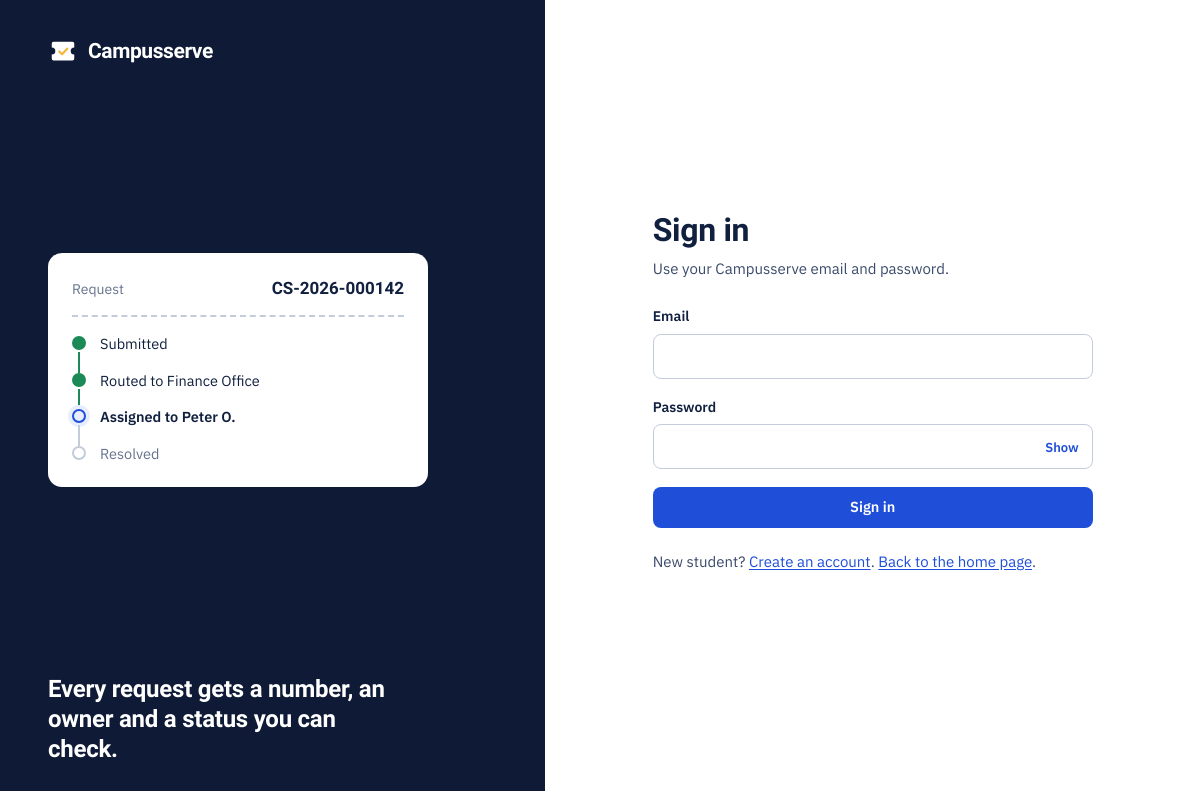
/index.php?r=auth/login, run on an earlier commit of the app's database.
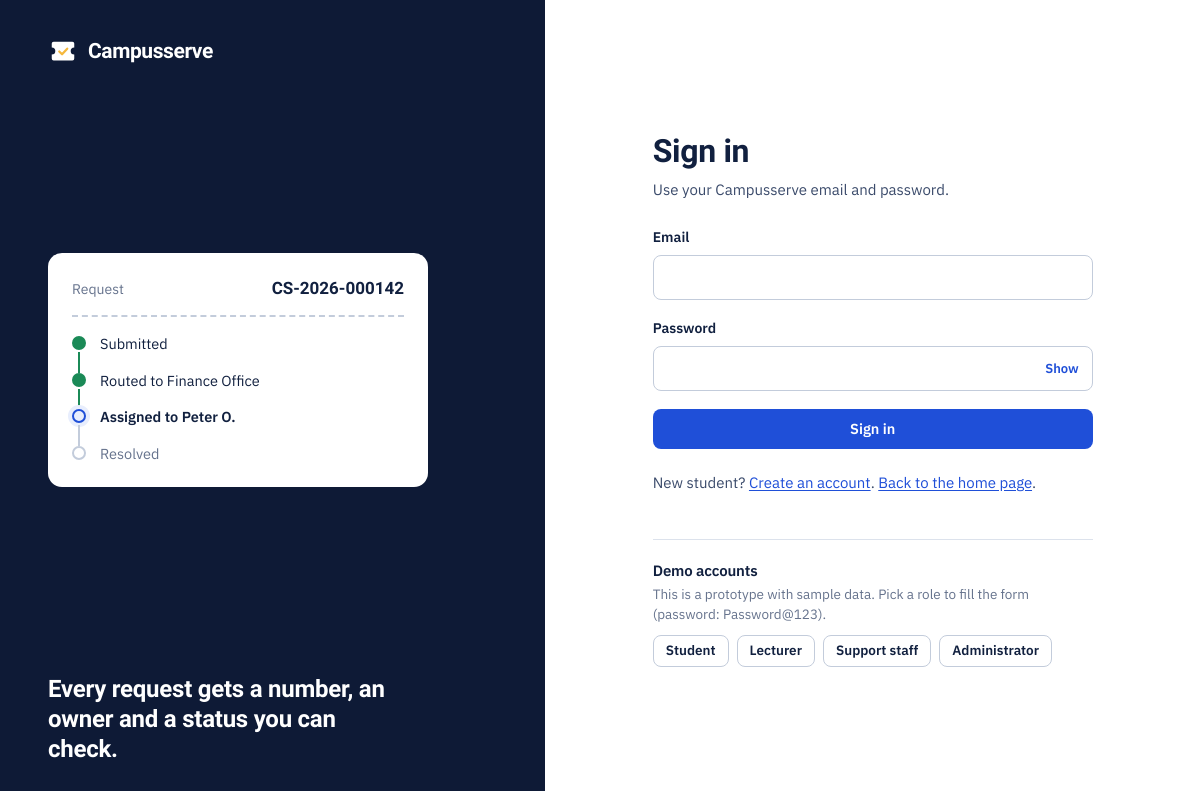
And on a later commit of the database.
### tables this page shows
CREATE TABLE users (
    id              INT UNSIGNED AUTO_INCREMENT PRIMARY KEY,
    role            ENUM('student','lecturer','staff','admin') NOT NULL,
    identifier      VARCHAR(30)  NOT NULL UNIQUE COMMENT 'admission no. for students, staff no. otherwise',
    full_name       VARCHAR(120) NOT NULL,
    email           VARCHAR(150) NOT NULL UNIQUE,
    date_of_birth   DATE NULL,
    age             TINYINT UNSIGNED NULL COMMENT 'derived from date_of_birth by triggers and a daily event; never edit by hand',
    password_hash   VARCHAR(255) NOT NULL,
    department_id   INT UNSIGNED NULL COMMENT 'staff and lecturers only',
    programme       VARCHAR(100) NULL COMMENT 'students only',
    year_of_study   TINYINT UNSIGNED NULL,
    status          ENUM('active','suspended') NOT NULL DEFAULT 'active',
    failed_attempts TINYINT UNSIGNED NOT NULL DEFAULT 0,
    locked_until    DATETIME NULL,
    last_login_at   DATETIME NULL,
    created_at      DATETIME NOT NULL DEFAULT CURRENT_TIMESTAMP,
    CONSTRAINT fk_users_dept FOREIGN KEY (department_id) REFERENCES departments(id) ON DELETE SET NULL,
    INDEX idx_users_role (role)
);

### core/View.php (called while the page is built, shortened)
<?php
class View
{
    public static function render(string $view, array $data = [], string $layout = 'layouts/main'): void
    {
        $file = BASE_PATH . "/app/views/$view.php";
        extract($data, EXTR_SKIP);
        require $file;
    }
}

### core/Controller.php (called while the page is built, shortened)
<?php
abstract class Controller
{
    protected function render(string $view, array $data = [], string $layout = 'layouts/main'): void
    {
        View::render($view, $data, $layout);
    }
}

### app/controllers/AuthController.php (called while the page is built, shortened)
<?php
class AuthController extends Controller
{
    public function loginAction(): void
    {
        $demo = App::config('demo_mode')
            ? Database::all('SELECT role, email, full_name FROM users WHERE email IN ("admin@Campusserve.test","st1001@Campusserve.test","lc2001@Campusserve.test","110201@Campusserve.test")
                             ORDER BY FIELD(role,"student","lecturer","staff","admin")') : [];
        $this->render('auth/login', ['title' => 'Sign in', 'demoUsers' => $demo], 'layouts/auth');
    }
}

### core/App.php (called while the page is built, shortened)
<?php
class App
{
    private static array $config = [];
    public static function boot(): void
    {
        self::$config = require BASE_PATH . '/config/config.php';
        date_default_timezone_set(self::$config['timezone']);
        spl_autoload_register(function (string $class): void {
            foreach (['core', 'app/controllers', 'app/models', 'app/services'] as $dir) {
                $f = BASE_PATH . "/$dir/$class.php";
                if (is_file($f)) { require_once $f; return; }
            }
        });
        require_once BASE_PATH . '/core/helpers.php';
    }
    public static function config(?string $key = null)
    {
        return $key === null ? self::$config : (self::$config[$key] ?? null);
    }
    public static function dispatch(): void
    {
        $route = $_GET['r'] ?? 'home/index';
        if (!is_string($route) || !preg_match('#^([a-z]+)/([a-z]+)$#', $route, $m)) { self::notFound(); }
        $action = $m[2] . 'Action';
        try {
            (new $class())->$action();
        } catch (PDOException $e) {
            error_log('Campusserve DB error: ' . $e->getMessage());
            http_response_code(500);
            View::render('errors/500', ['title' => 'Database unavailable'], 'layouts/plain');
        }
    }
}

### index.php (called while the page is built, shortened)
<?php
require BASE_PATH . '/core/App.php';
App::dispatch();

### core/Database.php (called while the page is built, shortened)
<?php
class Database
{
    private static ?PDO $pdo = null;
    public static function pdo(): PDO
    {
        if (self::$pdo === null) {
            $c = App::config('db');
            $dsn = "mysql:host={$c['host']};port={$c['port']};dbname={$c['name']};charset={$c['charset']}";
            self::$pdo = new PDO($dsn, $c['user'], $c['pass'], [
                PDO::ATTR_ERRMODE            => PDO::ERRMODE_EXCEPTION,
                PDO::ATTR_DEFAULT_FETCH_MODE => PDO::FETCH_ASSOC,
                PDO::ATTR_EMULATE_PREPARES   => false,
            ]);
            self::$pdo->exec("SET time_zone = '" . date('P') . "'");
        }
        return self::$pdo;
    }
    public static function run(string $sql, array $params = []): PDOStatement
    {
        $st = self::pdo()->prepare($sql);
        $st->execute($params);
        return $st;
    }
    public static function all(string $sql, array $params = []): array   { return self::run($sql, $params)->fetchAll(); }
}

### core/helpers.php (called while the page is built, shortened)
<?php
function e($v): string { return htmlspecialchars((string) $v, ENT_QUOTES | ENT_SUBSTITUTE, 'UTF-8'); }
function role_label(string $r): string { return ['student' => 'Student', 'lecturer' => 'Lecturer', 'staff' => 'Support staff', 'admin' => 'Administrator'][$r] ?? $r; }

### app/views/auth/login.php (the view, shortened to what the changed rows need)
<h1>Sign in</h1>
<?php if (!empty($demoUsers)): ?>
<div class="demo-box">
    <h2>Demo accounts</h2>
    <p>This is a prototype with sample data. Pick a role to fill the form (password: Password@123).</p>
    <div class="demo-list">
        <?php foreach ($demoUsers as $d): ?>
            <button type="button" class="btn btn-ghost btn-sm" data-fill-email="<?= e($d['email']) ?>"><?= e(role_label($d['role'])) ?></button>
        <?php endforeach; ?>
    </div>
</div>
<?php endif; ?>

What changed in the data, as far as the page shows it:
now on this page (row edited): users: role "Student"
now on this page (row edited): users: role "Lecturer"
now on this page (row edited): users: role "Support staff"
now on this page (row edited): users: role "Administrator"
Also different on the page:
text now shown: "Demo accounts This is a prototype with sample data. Pick a role to fill the form (password: Password@123)."
